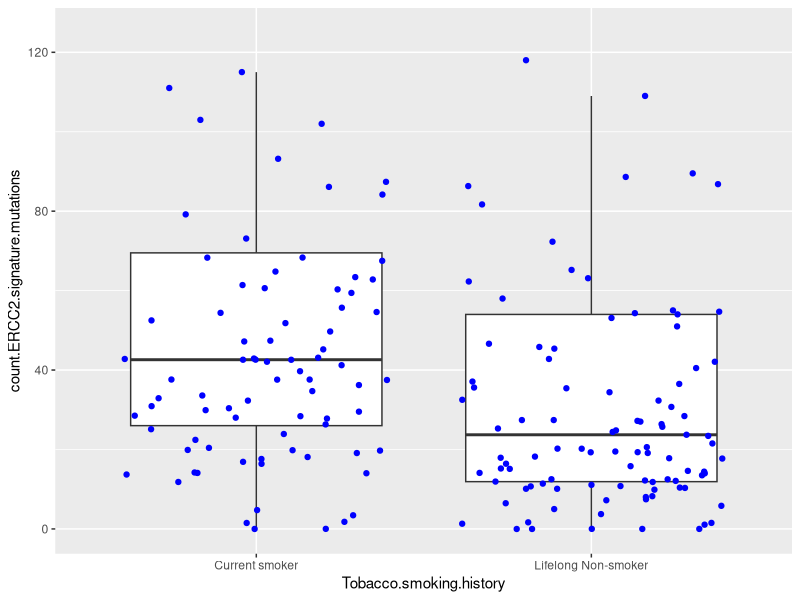
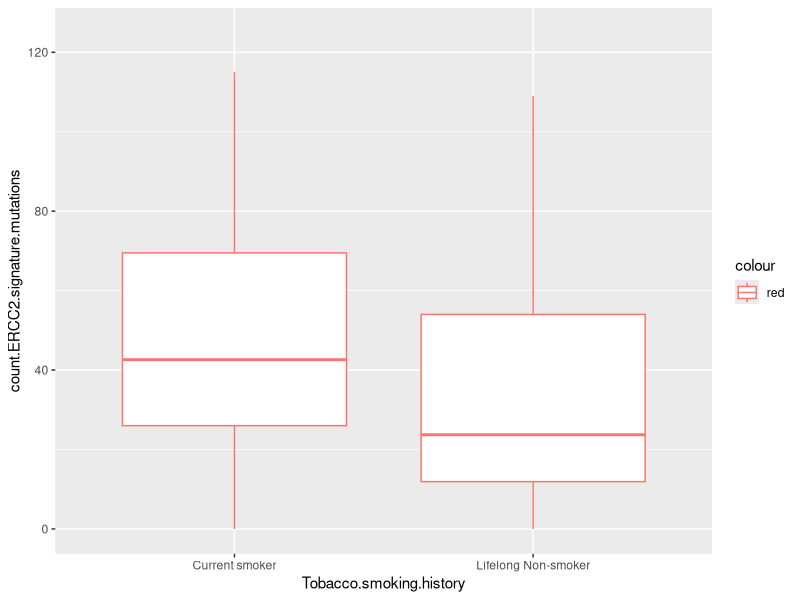
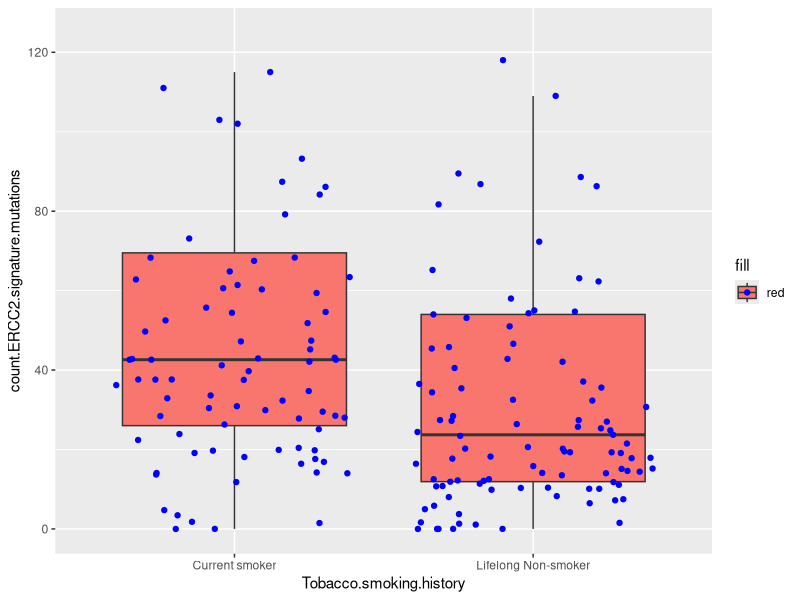
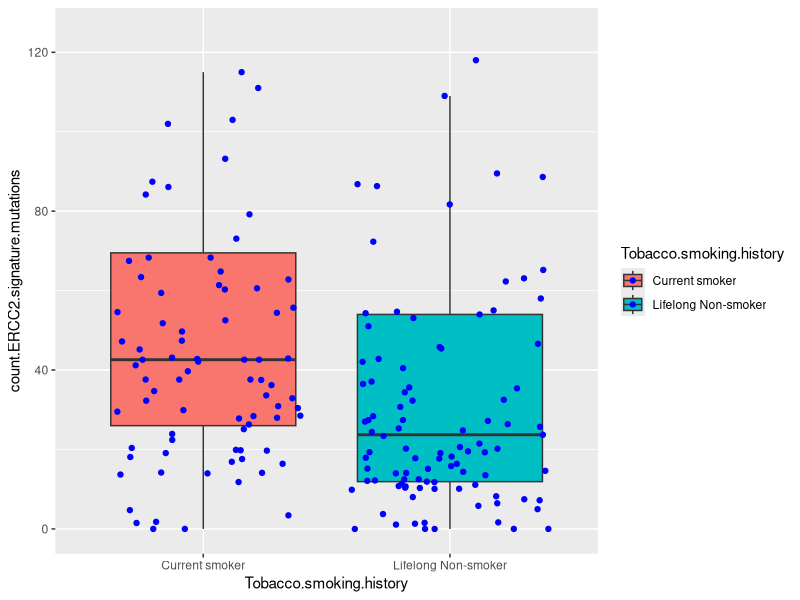
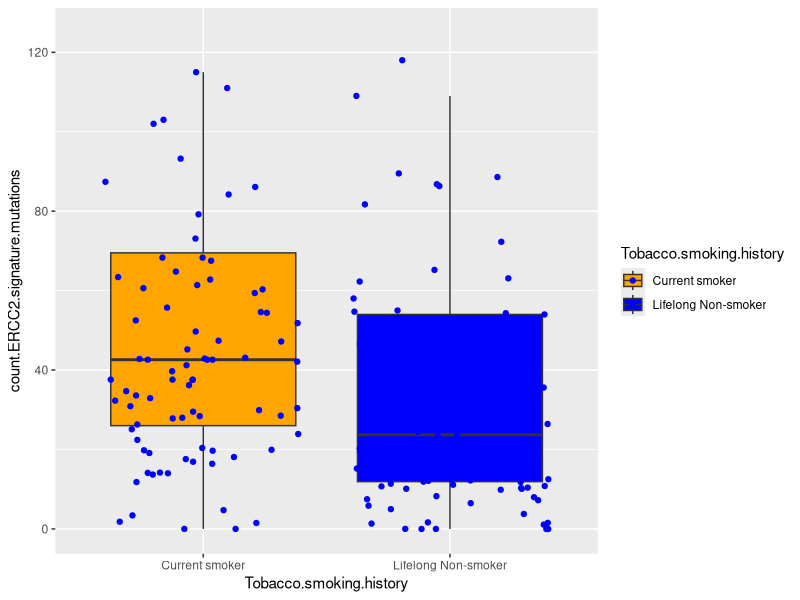
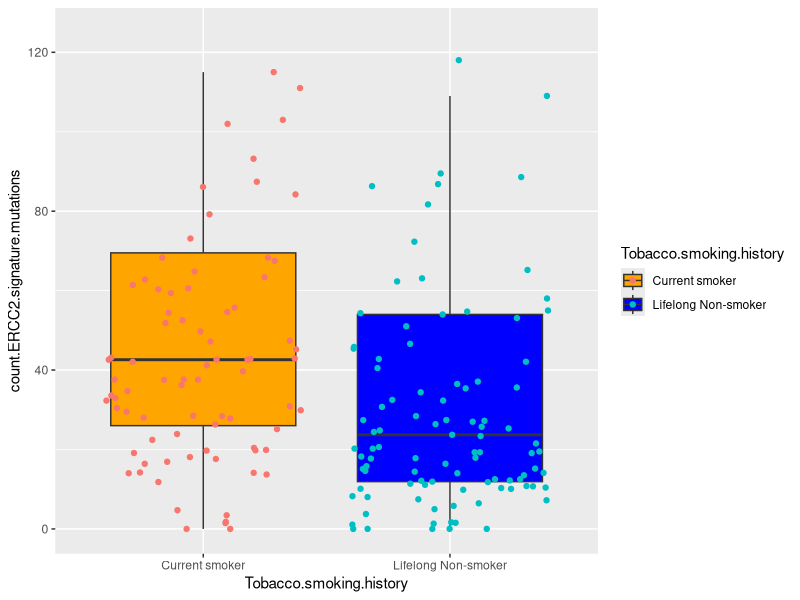
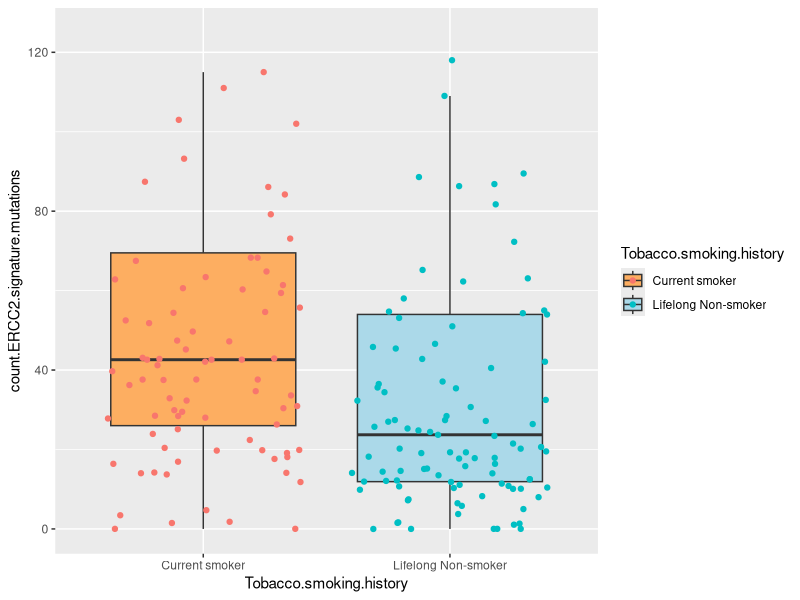
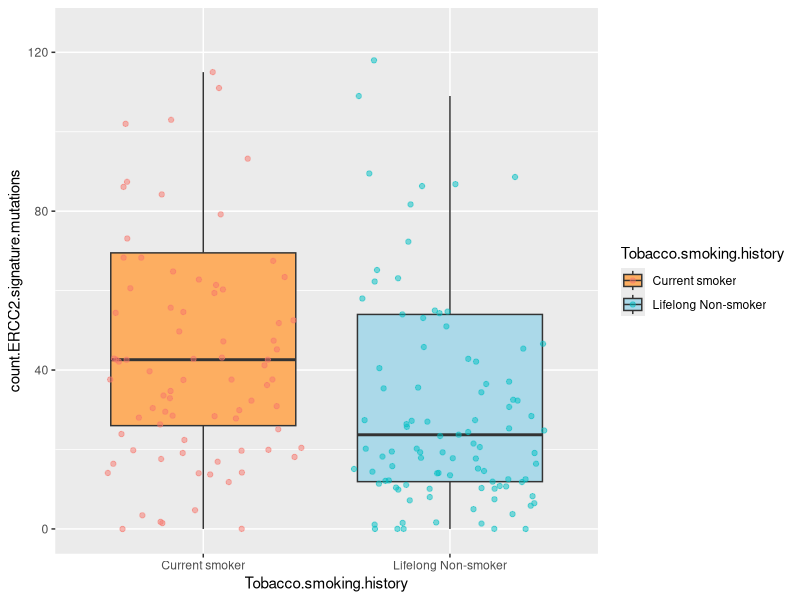

Write the R code that produced these figures, in order.
## ---- chunk 1
library(tidyverse)
## ---- chunk 2
clinical <- read_csv("data/clinical.csv")
## ---- chunk 3
d_plot <- clinical %>% 
  select(barcode, Tobacco.smoking.history, count.ERCC2.signature.mutations) %>% 
  filter(!is.na(count.ERCC2.signature.mutations)) %>% 
  filter(Tobacco.smoking.history %in% c("Current smoker", "Lifelong Non-smoker"))

L7A_boxplot <- ggplot(data = d_plot,
       aes(x = Tobacco.smoking.history,
           y = count.ERCC2.signature.mutations)) + 
  geom_boxplot(outlier.shape = NA) +
  coord_cartesian(ylim = c(0, 125)) +
  geom_jitter(color = "blue")

L7A_boxplot
## ---- chunk 4
ggplot(data = d_plot,
       aes(x = Tobacco.smoking.history,
           y = count.ERCC2.signature.mutations,
           color = "red")) + 
  geom_boxplot(outlier.shape = NA) +
  coord_cartesian(ylim = c(0, 125)) 
  geom_jitter(color = "blue")
## ---- chunk 5
ggplot(data = d_plot,
       aes(x = Tobacco.smoking.history,
           y = count.ERCC2.signature.mutations,
           fill = "red")) + 
  geom_boxplot(outlier.shape = NA) +
  coord_cartesian(ylim = c(0, 125)) +
  geom_jitter(color = "blue")
## ---- chunk 6
ggplot(data = d_plot,
       aes(x = Tobacco.smoking.history,
           y = count.ERCC2.signature.mutations,
           fill = Tobacco.smoking.history)) + 
  geom_boxplot(outlier.shape = NA) +
  coord_cartesian(ylim = c(0, 125)) +
  geom_jitter(color = "blue")
## ---- chunk 7
ggplot(data = d_plot,
       aes(x = Tobacco.smoking.history,
           y = count.ERCC2.signature.mutations,
           fill = Tobacco.smoking.history)) + 
  geom_boxplot(outlier.shape = NA) +
  coord_cartesian(ylim = c(0, 125)) +
  geom_jitter(color = "blue") +
  scale_fill_manual(limits = c("Current smoker", "Lifelong Non-smoker"), # category names
                    values = c("orange", "blue")) # corresponding colors
## ---- chunk 8
ggplot(data = d_plot,
       aes(x = Tobacco.smoking.history,
           y = count.ERCC2.signature.mutations,
           fill = Tobacco.smoking.history)) + 
  geom_boxplot(outlier.shape = NA) +
  coord_cartesian(ylim = c(0, 125)) +
  geom_jitter(aes(color = Tobacco.smoking.history)) + # specify data column
  scale_fill_manual(limits = c("Current smoker", "Lifelong Non-smoker"),
                    values = c("orange", "blue"))
## ---- chunk 9
ggplot(data = d_plot,
       aes(x = Tobacco.smoking.history,
           y = count.ERCC2.signature.mutations,
           fill = Tobacco.smoking.history)) + 
  geom_boxplot(outlier.shape = NA) +
  coord_cartesian(ylim = c(0, 125)) +
  geom_jitter(aes(color = Tobacco.smoking.history)) +
  scale_fill_manual(limits = c("Current smoker", "Lifelong Non-smoker"),
                    values = c("#fdae61", "#abd9e9")) # hex color codes
## ---- chunk 10
ggplot(data = d_plot,
       aes(x = Tobacco.smoking.history,
           y = count.ERCC2.signature.mutations,
           fill = Tobacco.smoking.history)) + 
  geom_boxplot(outlier.shape = NA) +
  coord_cartesian(ylim = c(0, 125)) +
  geom_jitter(aes(color = Tobacco.smoking.history), alpha = 0.5) + # add transparency
  scale_fill_manual(limits = c("Current smoker", "Lifelong Non-smoker"),
                    values = c("#fdae61", "#abd9e9"))
## ---- chunk 11
# Alpha =0.5
p <- ggplot(data = d_plot,
            aes(x = Tobacco.smoking.history,
                y = count.ERCC2.signature.mutations,
                fill = Tobacco.smoking.history)) + 
  geom_boxplot(outlier.shape = NA) +
  coord_cartesian(ylim = c(0, 125)) +
  geom_jitter(aes(color = Tobacco.smoking.history), alpha = 0.5) +
  scale_fill_manual(limits = c("Current smoker", "Lifelong Non-smoker"),
                    values = c("#fdae61", "#abd9e9")) +
 labs(title = "Tobacco smoking history vs. Number of Signature ERCC2 Mutations",
       x = "Tobacco smoking history",
       y = "Number of ERCC2 signature mutations")

p
## ---- chunk 12
p +
  theme_bw() # using a pre-set theme
## ---- chunk 13
p +
  theme_bw() + 
  theme(axis.text.y = element_text(color = "black", size = 7),
        axis.text.x = element_text(size = 7, color = "black", angle = 45, hjust = 1),
        axis.title.y = element_text(color = "black", size = 7),
        axis.title.x = element_text(color = "black", size = 7))
## ---- chunk 14
p +
  theme_bw() + 
  theme(axis.text.y = element_text(color = "black", size = 7),
        axis.text.x = element_text(size = 7, color = "black", angle = 45, hjust = 1),
        axis.title.y = element_text(color = "black", size = 7),
        axis.title.x = element_text(color = "black", size = 7),
        legend.position = "none")
## ---- chunk 15
p +
  theme_bw() + 
  theme(axis.text.y = element_text(color = "black", size = 7),
        axis.text.x = element_text(size = 7, color = "black", angle = 45, hjust = 1),
        axis.title.y = element_text(color = "black", size = 7),
        axis.title.x = element_text(color = "black", size = 7),
        legend.position = "none") +
  labs(x = "Tobacco smoking history",
       y = "Number of ERCC2 signature mutations")
## ---- chunk 16
final_plot <- p +
  theme_bw() + 
  theme(axis.text.y = element_text(color = "black", size = 7),
        axis.text.x = element_text(size = 7, color = "black", angle = 45, hjust = 1),
        axis.title.y = element_text(color = "black", size = 7),
        axis.title.x = element_text(color = "black", size = 7),
        legend.position = "none") +
  labs(title = "Tobacco smoking history vs. Number of Signature ERCC2 Mutations",
       x = "Tobacco smoking history",
       y = "Number of ERCC2 signature mutations")

final_plot
## ---- chunk 17
ggsave(filename = "plots/boxplot.pdf",
       plot = final_plot,
       width = 1.5, 
       height = 3) 
